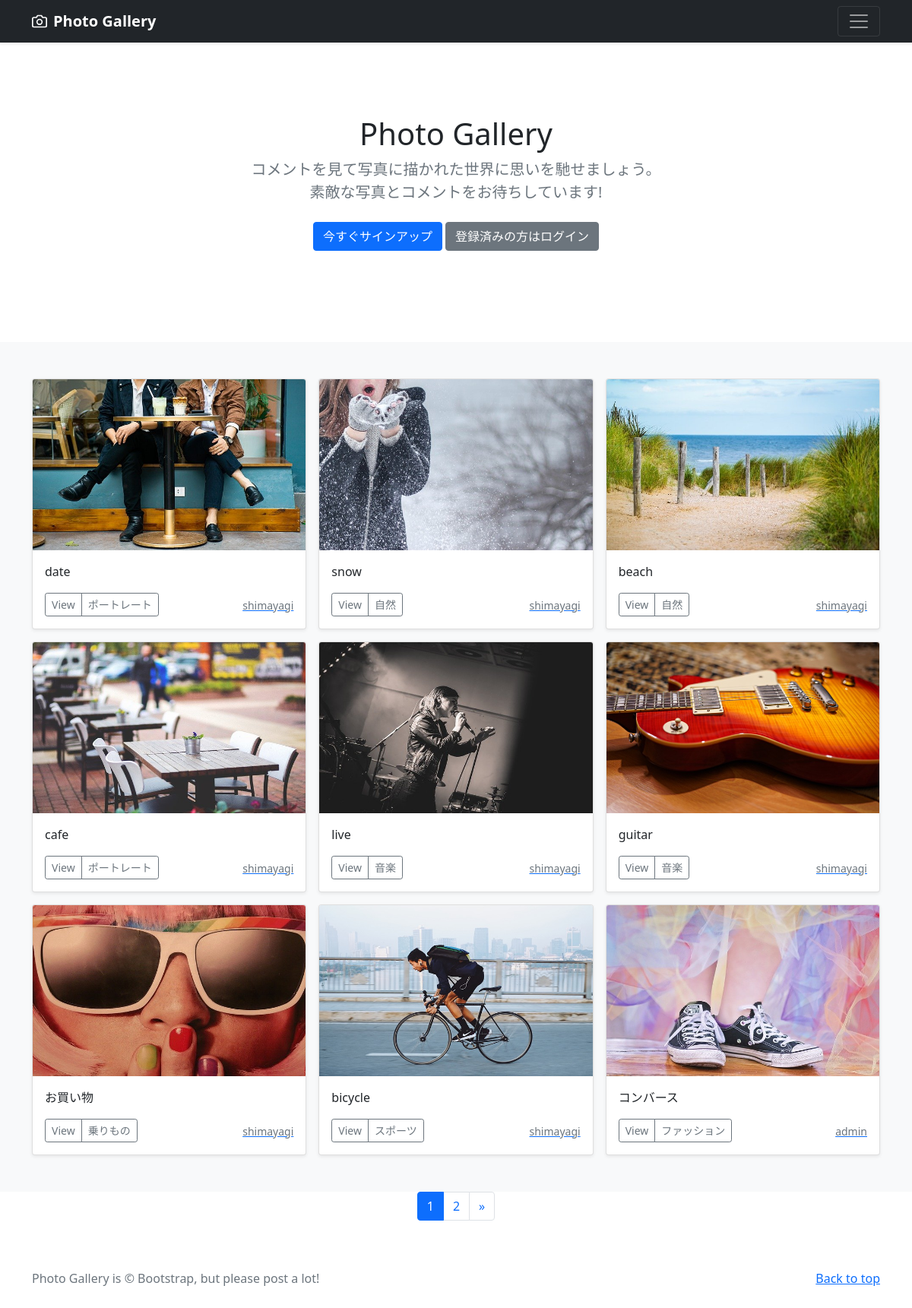
The page / on the database its author committed.
### photo/models.py (models this page shows, shortened)
class PhotoPost(models.Model):
    user = models.ForeignKey(
        CustomUser,
        verbose_name='ユーザー',
        on_delete=models.CASCADE
        )
    category = models.ForeignKey(
        Category,
        verbose_name='カテゴリ',
        on_delete=models.PROTECT
        )
    title = models.CharField(
        verbose_name='タイトル',    #フィールドのタイトル
        max_length=200             #最大文字200文字
        )
    comment = models.TextField(
        verbose_name='コメント',    #フィールドのタイトル
        )
    image1 = models.ImageField(
        verbose_name='イメージ１',  #フィールドのタイトル
        upload_to = 'photos'       #MEDIA_PORT以下のphotoにファイルを保存
        )
    image2 = models.ImageField(
        verbose_name='イメージ２',  #フィールドのタイトル
        upload_to = 'photos',      #MEDIA_PORT以下のphotoにファイルを保存
        blank=True,                #フィールド値の設定は必須ではない
        null=True                   #データベースにnullが保存されることを許容
        )
    posted_at = models.DateTimeField(
        verbose_name='投稿日時',     #フィールドのタイトル
        auto_now_add=True           #日時を自動追加
        )

class Category(models.Model):
    title = models.CharField(
        verbose_name='カテゴリ',
        max_length=20)

### accounts/models.py (models this page shows)
class CustomUser(AbstractUser):
    pass

### photo/views.py (the view)
# urls.py: path('', views.IndexView.as_view(), name='index'),
class IndexView(ListView):
    template_name ='index.html'
    queryset = PhotoPost.objects.order_by('-posted_at')
    paginate_by = 9

### photo/templates/index.html (shortened to what this page needs)
{% extends 'base.html' %}
      {% block contents %}
      {% include "photos_title.html" %}
      {% include "photos_list.html" %}
      {% include "pagination.html" %}
      {% endblock %}

### photo/templates/photos_list.html (shortened to what this page needs)
  <div class="album py-5 bg-light">
    <div class="container">
      <div class="row row-cols-1 row-cols-sm-2 row-cols-md-3 g-3">
        {% for record in object_list %}
        <div class="col">
          <div class="card shadow-sm">
            <img src="{{ record.image1.url }}"
                class="bd-placeholder-img card-img-top"
                width="100%" height="225"
                xmlns="http://www.w3.org/2000/svg"
                role="img" aria-label="Placeholder: Thumbnail"
                preserveAspectRatio="xMidYMid slice"
                focusable="false">
                <rect width="100%" height="100%" fill="#55595c"/>
            <div class="card-body">
              <p class="card-text">
                {{record.title}}
              </p>
              <div class="d-flex justify-content-between align-items-center">
                <div class="btn-group">
                  <button type="button"
                          class="btn btn-sm btn-outline-secondary"
onclick="location.href='{% url 'photo:photo_detail' record.pk %}'">
                          View</button>
                  <button type="button"
                          class="btn btn-sm btn-outline-secondary"
onclick="location.href='{% url 'photo:photos_cat' category=record.category.id %}'">
                          {{record.category.title}}</button>
                </div>
                <a href="{% url 'photo:user_list' user=record.user.id %}">
                  <small class="text-muted">
                    {{record.user.username}}</small>
                </a>
              </div>
            </div>
          </div>
        </div>
        {% endfor %}
      </div>
    </div>
  </div>

### photo/templates/base.html (style rules this page uses)
.bd-placeholder-img { font-size: 1.125rem; text-anchor: middle; -webkit-user-select: none; -moz-user-select: none; user-select: none; }

### rows shown on the page
PhotoPost: image1 (picture), title "date", category "ポートレート", user.username "shimayagi"
PhotoPost: image1 (picture), title "snow", category "自然", user.username "shimayagi"
PhotoPost: image1 (picture), title "beach", category "自然", user.username "shimayagi"
PhotoPost: image1 (picture), title "cafe", category "ポートレート", user.username "shimayagi"
PhotoPost: image1 (picture), title "live", category "音楽", user.username "shimayagi"
PhotoPost: image1 (picture), title "guitar", category "音楽", user.username "shimayagi"
PhotoPost: image1 (picture), title "お買い物", category "乗りもの", user.username "shimayagi"
PhotoPost: image1 (picture), title "bicycle", category "スポーツ", user.username "shimayagi"
PhotoPost: image1 (picture), title "コンバース", category "ファッション", user.username "admin"

### other values the page prints
{{ num }} "1"
{{ num }} "2"
